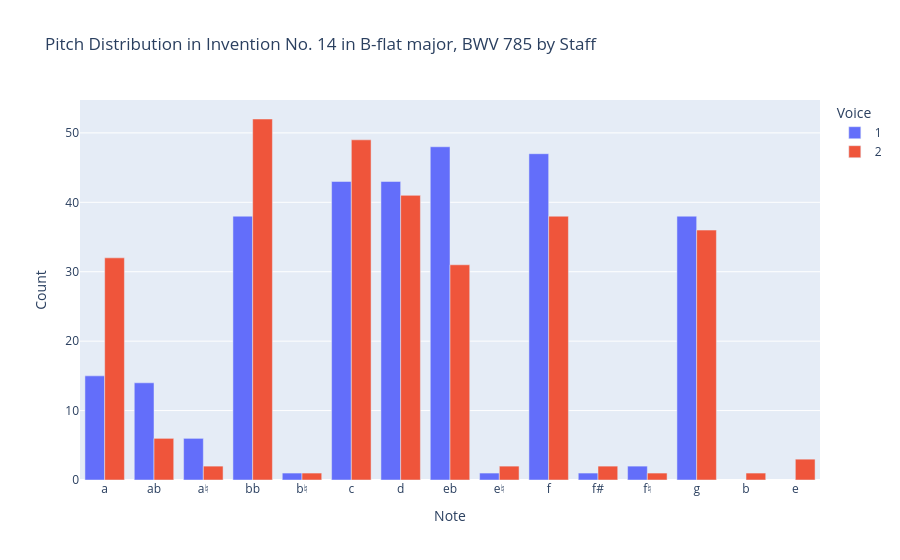

Notebook code for this chart:
### Markdown cell above
### 5G. A Chart of Pitches in the Two Staves

```python
# A bar chart of the notes per staff:
fig = px.bar(df_melt, 
             x='Note', 
             y='Voice', 
title="Pitch Distribution in " + soup.title.text.strip() + " by Staff")
fig.update_xaxes(title_text="Note")
fig.update_yaxes(title_text="Count")
fig.show()
```

### Code cell
# A bar chart of the notes per staff:
fig = px.bar(df_melt, 
             x='Note', 
             y='Count',
             color='Voice',
             barmode='group',
            title="Pitch Distribution in " + soup.title.text.strip() + " by Staff")
fig.update_xaxes(title_text="Note")
fig.update_yaxes(title_text="Count")
fig.show()

### Figure 1 — Plotly figure (JSON) as saved in the notebook; plotly's stock layout.template omitted (floating-point values rounded to 4 significant figures)
{"data": [{"alignmentgroup": "True", "hovertemplate": "Voice=1<br>Note=%{x}<br>Count=%{y}<extra></extra>", "legendgroup": "1", "marker": {"color": "#636efa", "pattern": {"shape": ""}}, "name": "1", "offsetgroup": "1", "orientation": "v", "showlegend": true, "textposition": "auto", "type": "bar", "x": ["a", "ab", "a♮", "bb", "b♮", "c", "d", "eb", "e♮", "f", "f#", "f♮", "g", "b", "e"], "xaxis": "x", "y": [15, 14, 6, 38, 1, 43, 43, 48, 1, 47, 1, 2, 38, null, null], "yaxis": "y"}, {"alignmentgroup": "True", "hovertemplate": "Voice=2<br>Note=%{x}<br>Count=%{y}<extra></extra>", "legendgroup": "2", "marker": {"color": "#EF553B", "pattern": {"shape": ""}}, "name": "2", "offsetgroup": "2", "orientation": "v", "showlegend": true, "textposition": "auto", "type": "bar", "x": ["a", "ab", "a♮", "bb", "b♮", "c", "d", "eb", "e♮", "f", "f#", "f♮", "g", "b", "e"], "xaxis": "x", "y": [32, 6, 2, 52, 1, 49, 41, 31, 2, 38, 2, 1, 36, 1, 3], "yaxis": "y"}], "layout": {"autosize": true, "barmode": "group", "legend": {"title": {"text": "Voice"}, "tracegroupgap": 0}, "title": {"text": "Pitch Distribution in Invention No. 14 in B-flat major, BWV 785 by Staff"}, "xaxis": {"anchor": "y", "autorange": true, "domain": [0, 1], "range": [-0.5, 14.5], "title": {"text": "Note"}, "type": "category"}, "yaxis": {"anchor": "x", "autorange": true, "domain": [0, 1], "range": [0, 54.74], "title": {"text": "Count"}, "type": "linear"}}}
